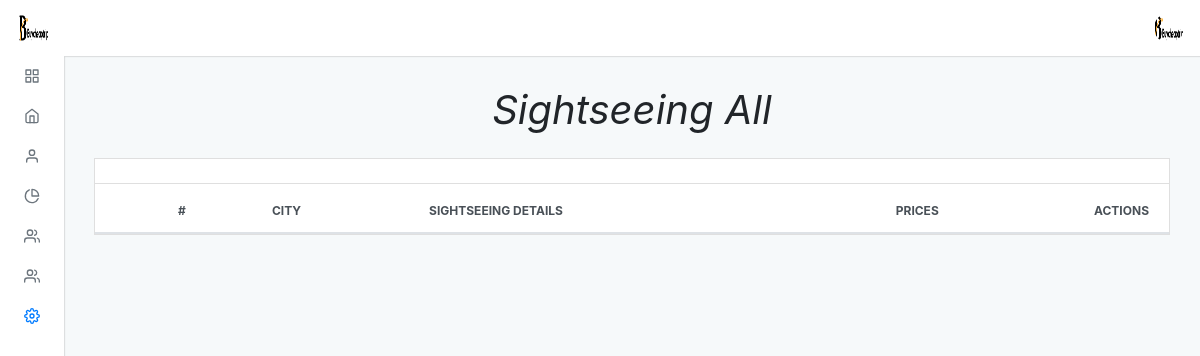
Page /admin/default/sightseeing_all.php (signed in) on the earlier database version.
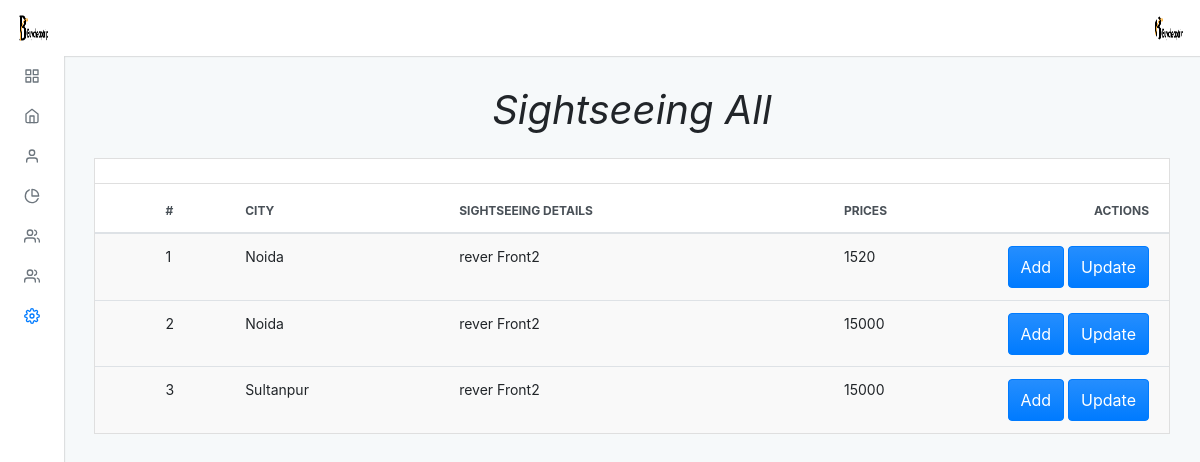
Same page on the later database version.
### tables this page shows
CREATE TABLE `sightseeing` (
  `sight_id` int(11) NOT NULL,
  `sight_name` varchar(150) NOT NULL,
  `prices` double NOT NULL,
  `tsight_id` int(11) NOT NULL
);

CREATE TABLE `cities` (
  `city_id` int(11) NOT NULL,
  `city_name` varchar(100) NOT NULL
);

### admin/default/sightseeing_all.php (the view, shortened to what the changed rows need)
<?php
include "../connection.php";
?>
<?php $page = "setting";
include("./incluede/header.php") ?>
<div class="adminx-content">
    <div class="adminx-main-content">
        <div class="container-fluid">
            <div class="pb-3">
                <h1><b><i>Sightseeing All</i></b></h1>
            </div>
            <div class="row">
                <div class="col">
                    <div class="card mb-grid">
                        <div class="table-responsive-md">
                            <table class="table table-actions table-striped table-hover mb-0">
                                <thead>
                                    <tr>
                                        <th scope="col">
                                            <label class="custom-control custom-checkbox m-0 p-0">
                                            </label>
                                        </th>
                                        <th scope="col">#</th>
                                        <th scope="col">City</th>
                                        <th scope="col">SightSeeing Details</th>
                                        <th scope="col">Prices</th>
                                        <th scope="col">Actions</th>
                                    </tr>
                                </thead>
                                <tbody>
                                    <?php
                                    $query = "SELECT sightseeing.sight_id, sightseeing.sight_name,sightseeing.prices,sightseeing.tsight_id,cities.city_name
                                    FROM sightseeing
                                    JOIN cities ON sightseeing.tsight_id = cities.city_id
                                    ORDER BY cities.city_name ASC";
                                    $res = mysqli_query($conn, $query);
                                    $a = 1;
                                    while ($row = mysqli_fetch_assoc($res)) {
                                    ?>
                                        <tr>
                                            <th scope="row">
                                                <label class="custom-control custom-checkbox m-0 p-0">
                                                </label>
                                            </th>
                                            <td><?php echo $a ?></td>
                                            <td><?php echo $row['city_name'] ?></td>
                                            <td><?php echo $row['sight_name'] ?></td>
                                            <td><?php echo $row['prices'] ?></td>
                                            <td>
                                                <a href="sightseeing_add"><button type="button" class="btn btn-primary waves-effect waves-light add">Add</button></a>
                                               <a href="sightseeing_update?sight_id=<?php echo $row['sight_id']; ?>"><button type="button" class="btn btn-primary waves-effect waves-light add">Update</button></a>
                                            </td>
                                        <tr>
                                        <?php
                                        ++$a;
                                    }
                                        ?>
                                        <?php include("./incluede/footer.php") ?>

### admin/default/incluede/header.php (shortened to what the changed rows need)
<!DOCTYPE html>
<html lang="en">
<head>
  <link rel="stylesheet" type="text/css" href="./dist/css/adminx.css" media="screen" />
</head>
<body class=" virat">
  <div class="adminx-container">
    <?php
    $query = "select * from admin_login";
    $result = mysqli_query($conn, $query);
    while ($row = mysqli_fetch_assoc($result)) {
    ?>
      <nav class="navbar navbar-expand justify-content-between fixed-top virat_1">
        <a class="navbar-brand mb-0 h1 d-none d-md-block" href="admin">
          <img src="../upload/<?php echo $row['image']; ?>" class="navbar-brand-image d-inline-block align-top mr-2" class="circle" alt="">
        </a>
        <ul class="navbar-nav d-flex justify-content-end mr-2">
          <li class="nav-item dropdown">
            <a class="nav-link avatar-with-name" id="navbarDropdownMenuLink" data-toggle="dropdown" href="#">
              <img src="../upload/<?php echo $row['image']; ?>" class="d-inline-block align-top" class="rounded" alt="">
            </a>
          </li>
        </ul>
      <?php
    }
      ?>
      </nav>

Differences in the rows shown:
added sightseeing: cities.city_name "Noida", sight_name "rever Front2", prices "1520"
added sightseeing: cities.city_name "Noida", sight_name "rever Front2", prices "15000"
added sightseeing: cities.city_name "Sultanpur", sight_name "rever Front2", prices "15000"
